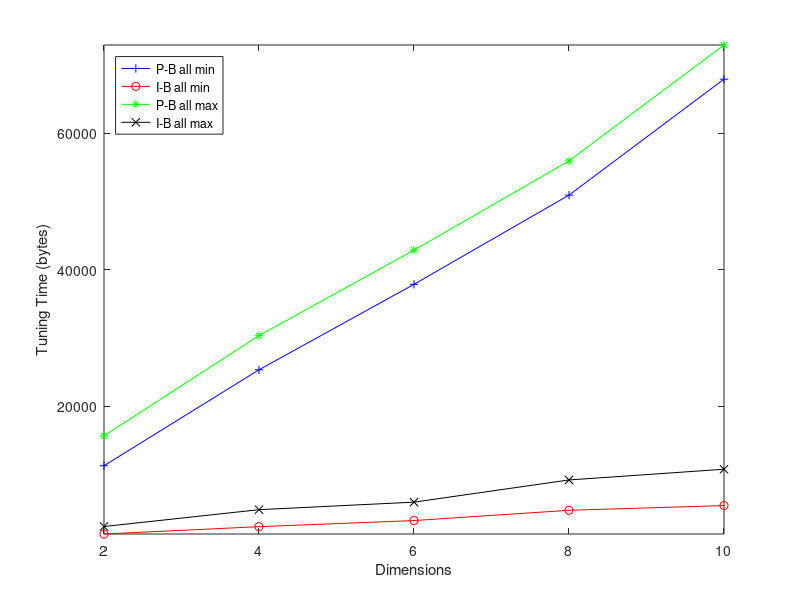

MATLAB code to generate this figure:
x=[2 4 6 8 10]

%P-B all min
y1=[
    11312
    25356
    37868
    50924
    67900
]

%I-B all min
y2=[
    1320
    2392
    3288
    4792
    5480
]

%P-B all max
y3=[
    15684
    30356
    42868
    55924
    72900
]

%I-B all max
y4=[
    2416
    4880
    5984
    9232
    10800
]


plot(x, y1, 'b-+', x, y2, 'r-o', x, y3, 'g-*', x, y4, 'k-x');
ylabel('Tuning Time (bytes)');
xlabel('Dimensions');
legend('P-B all min', 'I-B all min', 'P-B all max', 'I-B all max', 'location', 'NorthWest');
axis tight
set(gca, 'XTick', x)
%title('Execution Time vs Image Size');
%print -deps execution_time.eps